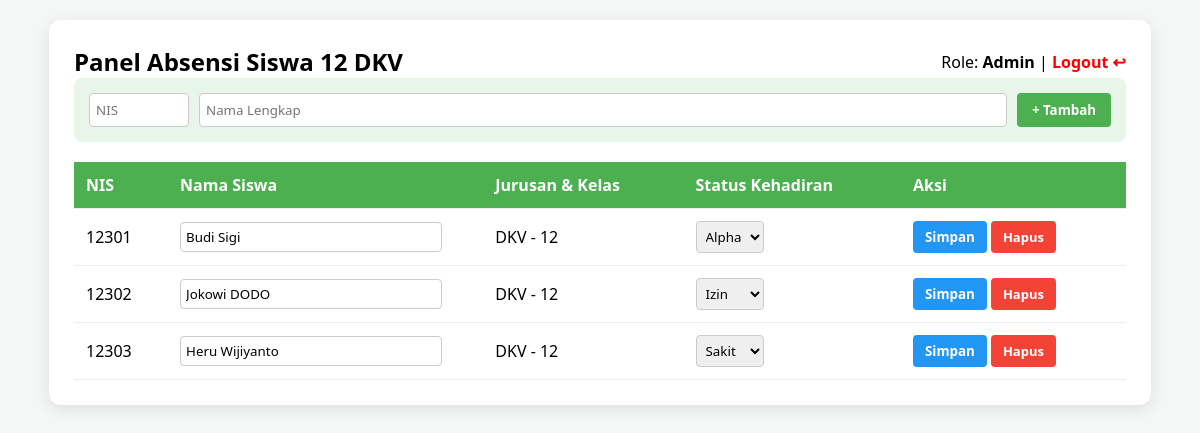
Page /index.php (signed in) on the committed database.
### tables this page shows
CREATE TABLE IF NOT EXISTS `absensi` (
  `id` int NOT NULL AUTO_INCREMENT,
  `nis` varchar(10) DEFAULT NULL,
  `tanggal` date DEFAULT NULL,
  `status` varchar(20) DEFAULT NULL,
  PRIMARY KEY (`id`),
  KEY `nis` (`nis`),
  CONSTRAINT `absensi_ibfk_1` FOREIGN KEY (`nis`) REFERENCES `siswa` (`nis`) ON DELETE CASCADE ON UPDATE CASCADE
);

CREATE TABLE IF NOT EXISTS `siswa` (
  `nis` varchar(10) NOT NULL,
  `nama` varchar(100) DEFAULT NULL,
  `jurusan` varchar(50) DEFAULT NULL,
  `kelas` varchar(10) DEFAULT NULL,
  PRIMARY KEY (`nis`)
);

### Siswa.php (called while the page is built, shortened)
<?php
class Siswa {
    private $nis;
    private $nama;
    public function __construct($nis, $nama) {
        $this->nis = $nis;
        $this->nama = $nama;
    }
    public function getNis() {
        return $this->nis;
    }
    public function getNama() {
        return $this->nama;
    }
}
?>

### siswaDKV.php (called while the page is built, shortened)
<?php
require_once 'Siswa.php';
class SiswaDKV extends Siswa {
    private $jurusan = "DKV";
    private $kelas = "12";
    public function getJurusan() {
        return $this->jurusan;
    }
    public function getKelas() {
        return $this->kelas;
    }
}
?>

### absensi.php (called while the page is built, shortened)
<?php
class Absensi {
    private $status;
    public function __construct($tanggal, $status) {
        $this->status = $status;
    }
    public function getStatus() {
        return $this->status;
    }
}
?>

### index.php (the view, shortened to what this page needs)
<?php
$conn = new mysqli("localhost", "root", "", "db_uas_dkv");
require_once 'Siswa.php';
require_once 'siswaDKV.php';
require_once 'absensi.php';
$result = $conn->query("SELECT s.nis, s.nama, s.jurusan, s.kelas, a.status FROM siswa s LEFT JOIN absensi a ON s.nis = a.nis");
?>
<!DOCTYPE html>
<html lang="id">
<head>
    <link rel="stylesheet" href="style.css">
</head>
<body class="body-utama">
<div class="card">
    <div style="display:flex; justify-content:space-between; align-items:center;">
        <h2>Panel Absensi Siswa 12 DKV</h2>
        <p>Role: <b><?= $_SESSION['role'] ?></b> | <a href="index.php?logout=true" style="color:red; text-decoration:none; font-weight:bold;">Logout ↩</a></p>
    </div>
    <?php if($_SESSION['role'] == "Admin"): ?>
    <form method="POST" style="background:#e8f5e9; padding:15px; border-radius:8px; margin-bottom:20px; display:flex; gap:10px;">
        <input type="text" name="nis" placeholder="NIS" required autocomplete="off" style="width:100px; padding: 6px; border: 1px solid #ccc; border-radius: 4px;">
        <input type="text" name="nama" placeholder="Nama Lengkap" required autocomplete="off" style="flex:1; padding: 6px; border: 1px solid #ccc; border-radius: 4px;">
        <button type="submit" name="tambah_siswa" style="background:#4CAF50; color:white; border:none; padding:8px 15px; border-radius:4px; cursor:pointer; font-weight:bold;">+ Tambah</button>
    </form>
    <?php endif; ?>
    <table>
        <thead>
            <tr>
                <th>NIS</th>
                <th>Nama Siswa</th>
                <th>Jurusan & Kelas</th>
                <th>Status Kehadiran</th>
                <?php if($_SESSION['role'] == "Admin") echo "<th>Aksi</th>"; ?>
            </tr>
        </thead>
        <tbody>
            <?php
            while($row = $result->fetch_assoc()):
                $siswa = new SiswaDKV($row['nis'], $row['nama']);
                $absensi = new Absensi(date("Y-m-d"), $row['status'] ?? 'Hadir');
            ?>
            <tr>
                <form method="POST">
                    <td>
                        <?= $siswa->getNis() ?>
                    </td>
                    <td>
                        <?php if($_SESSION['role'] == "Admin"): ?>
                            <input type="text" name="nama_update" value="<?= $siswa->getNama() ?>" autocomplete="off" style="padding:5px; width:90%; border: 1px solid #ccc; border-radius: 4px;">
                        <?php else: echo $siswa->getNama(); endif; ?>
                    </td>
                    <td><?= $siswa->getJurusan() ?> - <?= $siswa->getKelas() ?></td>
                    <td>
                        <?php if($_SESSION['role'] == "Admin"): ?>
                            <select name="status_update" style="padding:5px;">
                                <option value="Izin" <?= $absensi->getStatus() == 'Izin' ? 'selected' : '' ?>>Izin</option>
                                <option value="Sakit" <?= $absensi->getStatus() == 'Sakit' ? 'selected' : '' ?>>Sakit</option>
                                <option value="Alpha" <?= $absensi->getStatus() == 'Alpha' ? 'selected' : '' ?>>Alpha</option>
                            </select>
                        <?php else: echo "<b>".$absensi->getStatus()."</b>"; endif; ?>
                    </td>
                    <?php if($_SESSION['role'] == "Admin"): ?>
                    <td>
                        <button type="submit" name="simpan_perubahan" class="btn-simpan">Simpan</button>
                        <a href="index.php?hapus=<?= $siswa->getNis() ?>" class="btn-hapus" onclick="return confirm('Hapus murid?')">Hapus</a>
                    </td>
                    <?php endif; ?>
                </form>
            </tr>
            <?php endwhile; ?>
        </tbody>
    </table>
</div>
</body>
</html>

### style.css (style rules this page uses)
* { box-sizing: border-box; margin: 0; padding: 0; font-family: 'Segoe UI', Tahoma, Geneva, Verdana, sans-serif; }
body { background: #f4f7f6; }
.body-utama { padding: 20px; }
.card { background: white; padding: 25px; border-radius: 12px; box-shadow: 0 4px 15px rgba(0,0,0,0.1); width: 95%; margin: auto; }
table { width: 100%; border-collapse: collapse; margin-top: 20px; }
th, td { padding: 12px; border-bottom: 1px solid #eee; text-align: left; }
th { background: #4CAF50; color: white; }
.btn-simpan { background: #2196F3; color: white; border: none; padding: 7px 12px; border-radius: 4px; cursor: pointer; font-weight: bold; }
.btn-hapus { background: #f44336; color: white; border: none; padding: 7px 12px; border-radius: 4px; text-decoration: none; font-size: 13px; font-weight: bold; }
select { padding: 6px; border: 1px solid #ccc; border-radius: 4px; }

### rows in the picture
absensi: nis.nis "12301", nama_update "Budi Sigi", nis.jurusan "DKV", nis.kelas "12", status_update "Alpha"
absensi: nis.nis "12302", nama_update "Jokowi DODO", nis.jurusan "DKV", nis.kelas "12", status_update "Izin"
absensi: nis.nis "12303", nama_update "Heru Wijiyanto", nis.jurusan "DKV", nis.kelas "12", status_update "Sakit"

### other values in the picture
$_SESSION['role'] "Admin"
